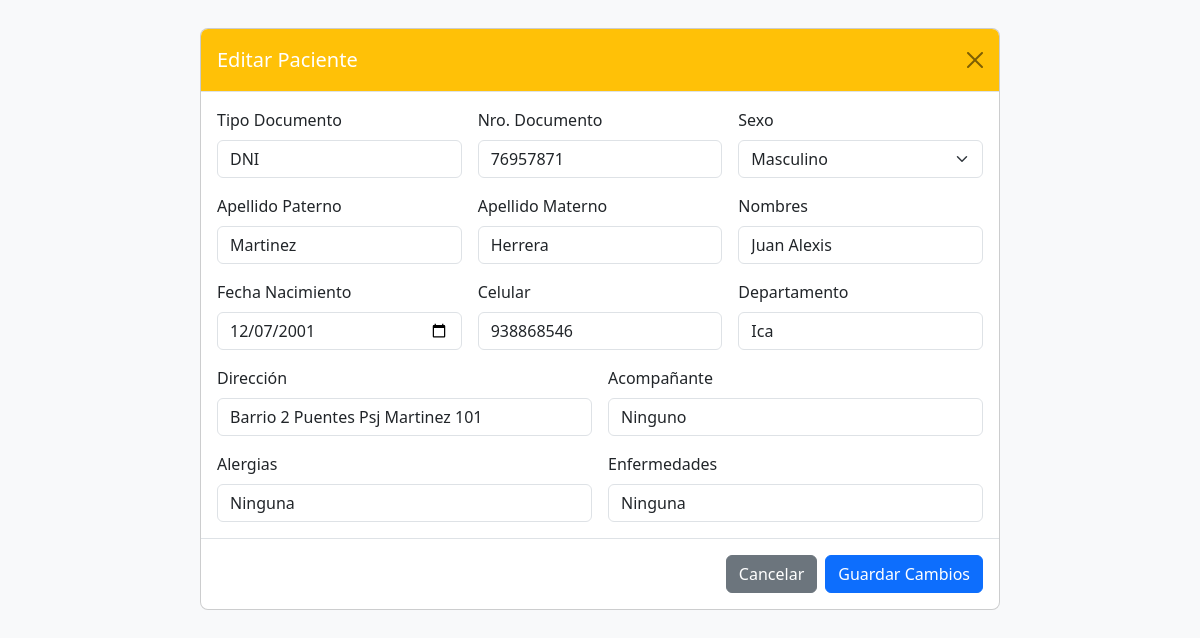
The page /editar_paciente/1 (signed in) on the database its author committed.
### tables this page shows
CREATE TABLE pacientes (
        id INTEGER PRIMARY KEY AUTOINCREMENT,
        tipo_documento TEXT,
        nro_documento TEXT UNIQUE,
        sexo TEXT,
        apellido_paterno TEXT,
        apellido_materno TEXT,
        nombres TEXT,
        fecha_nacimiento TEXT,
        celular TEXT,
        departamento TEXT,
        direccion TEXT,
        acompaniante TEXT,
        alergias TEXT,
        enfermedades TEXT
    );

### app/routes.py (the view)
@main.route("/editar_paciente/<int:paciente_id>", methods=["GET", "POST"])
@login_requerido
def editar_paciente(paciente_id):
    if request.method == "POST":
        datos = {
            "tipo_documento": request.form["tipo_documento"],
            "nro_documento": request.form["nro_documento"],
            "sexo": request.form["sexo"],
            "apellido_paterno": request.form["apellido_paterno"],
            "apellido_materno": request.form["apellido_materno"],
            "nombres": request.form["nombres"],
            "fecha_nacimiento": request.form["fecha_nacimiento"],
            "celular": request.form["celular"],
            "departamento": request.form["departamento"],
            "direccion": request.form["direccion"],
            "acompaniante": request.form["acompaniante"],
            "alergias": request.form["alergias"],
            "enfermedades": request.form["enfermedades"],
        }
        actualizar_paciente(paciente_id, datos)
        return redirect(url_for("main.lista_pacientes"))
    else:
        paciente = obtener_paciente_por_id(paciente_id)
        return render_template("editar_paciente.html", paciente=paciente)

### app/pacientes.py (called while the page is built)
def obtener_paciente_por_id(paciente_id):
    conn = sqlite3.connect(DB)
    conn.row_factory = sqlite3.Row
    cur = conn.cursor()
    cur.execute("SELECT * FROM pacientes WHERE id = ?", (paciente_id,))
    paciente = cur.fetchone()
    conn.close()
    return paciente

### app/routes.py (called while the page is built)
def login_requerido(f):
    @wraps(f)
    def decorada(*args, **kwargs):
        if "usuario" not in session:
            return redirect(url_for("auth.login"))
        return f(*args, **kwargs)
    return decorada

### app/templates/editar_paciente.html (shortened to what this page needs)
<!doctype html>
<html lang="es">
<head>
    <link href="https://cdn.jsdelivr.net/npm/bootstrap@5.3.3/dist/css/bootstrap.min.css" rel="stylesheet">
</head>
<body class="bg-light">
    <div class="container mt-5">
        <h3 class="mb-4 text-center">Editar Información del Paciente</h3>
        <div class="modal show d-block" tabindex="-1" id="editarPaciente" aria-labelledby="editarPacienteLabel" aria-hidden="true">
            <div class="modal-dialog modal-lg">
                <form method="POST" action="{{ url_for('main.editar_paciente', paciente_id=paciente.id) }}">
                    <div class="modal-content">
                        <div class="modal-header bg-warning text-white">
                            <h5 class="modal-title" id="editarPacienteLabel">Editar Paciente</h5>
                            <a href="{{ url_for('main.lista_pacientes') }}" class="btn-close" aria-label="Cerrar"></a>
                        </div>
                        <div class="modal-body row g-3">
                            <div class="col-md-4">
                                <label class="form-label">Tipo Documento</label>
                                <input type="text" name="tipo_documento" class="form-control" value="{{ paciente.tipo_documento }}" required>
                            </div>
                            <div class="col-md-4">
                                <label class="form-label">Nro. Documento</label>
                                <input type="text" name="nro_documento" class="form-control" value="{{ paciente.nro_documento }}" required>
                            </div>
                            <div class="col-md-4">
                                <label class="form-label">Sexo</label>
                                <select name="sexo" class="form-select" required>
                                    <option value="M" {% if paciente.sexo == 'M' %}selected{% endif %}>Masculino</option>
                                </select>
                            </div>
                            <div class="col-md-4">
                                <label class="form-label">Apellido Paterno</label>
                                <input type="text" name="apellido_paterno" class="form-control" value="{{ paciente.apellido_paterno }}" required>
                            </div>
                            <div class="col-md-4">
                                <label class="form-label">Apellido Materno</label>
                                <input type="text" name="apellido_materno" class="form-control" value="{{ paciente.apellido_materno }}" required>
                            </div>
                            <div class="col-md-4">
                                <label class="form-label">Nombres</label>
                                <input type="text" name="nombres" class="form-control" value="{{ paciente.nombres }}" required>
                            </div>
                            <div class="col-md-4">
                                <label class="form-label">Fecha Nacimiento</label>
                                <input type="date" name="fecha_nacimiento" class="form-control" value="{{ paciente.fecha_nacimiento }}" required>
                            </div>
                            <div class="col-md-4">
                                <label class="form-label">Celular</label>
                                <input type="text" name="celular" class="form-control" value="{{ paciente.celular }}">
                            </div>
                            <div class="col-md-4">
                                <label class="form-label">Departamento</label>
                                <input type="text" name="departamento" class="form-control" value="{{ paciente.departamento }}">
                            </div>
                            <div class="col-md-6">
                                <label class="form-label">Dirección</label>
                                <input type="text" name="direccion" class="form-control" value="{{ paciente.direccion }}">
                            </div>
                            <div class="col-md-6">
                                <label class="form-label">Acompañante</label>
                                <input type="text" name="acompaniante" class="form-control" value="{{ paciente.acompaniante }}">
                            </div>
                            <div class="col-md-6">
                                <label class="form-label">Alergias</label>
                                <input type="text" name="alergias" class="form-control" value="{{ paciente.alergias }}">
                            </div>
                            <div class="col-md-6">
                                <label class="form-label">Enfermedades</label>
                                <input type="text" name="enfermedades" class="form-control" value="{{ paciente.enfermedades }}">
                            </div>
                        </div>
                        <div class="modal-footer">
                            <a href="{{ url_for('main.lista_pacientes') }}" class="btn btn-secondary">Cancelar</a>
                            <button type="submit" class="btn btn-primary">Guardar Cambios</button>
                        </div>
                    </div>
                </form>
            </div>
        </div>
    </div>
</body>
</html>

### rows shown on the page
pacientes: tipo_documento "DNI", nro_documento "76957871", sexo "Masculino", apellido_paterno "Martinez", apellido_materno "Herrera", nombres "Juan Alexis", fecha_nacimiento "12/07/2001", celular "938868546", departamento "Ica", direccion "Barrio 2 Puentes Psj Martinez 101", acompaniante "Ninguno", alergias "Ninguna", enfermedades "Ninguna"
